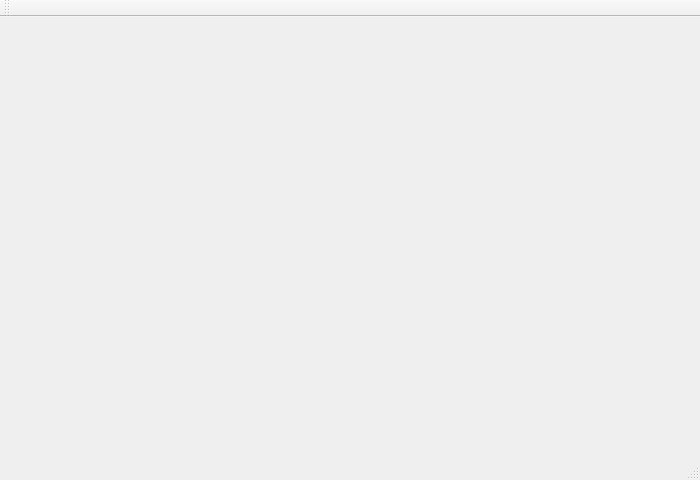
<?xml version="1.0" encoding="UTF-8"?>
<ui version="4.0">
 <class>MainWindow</class>
 <widget class="QMainWindow" name="MainWindow">
  <property name="geometry">
   <rect>
    <x>0</x>
    <y>0</y>
    <width>700</width>
    <height>480</height>
   </rect>
  </property>
  <property name="windowTitle">
   <string>MainWindow</string>
  </property>
  <widget class="QWidget" name="centralWidget">
   <widget class="QLabel" name="scoreDec">
    <property name="geometry">
     <rect>
      <x>0</x>
      <y>160</y>
      <width>701</width>
      <height>291</height>
     </rect>
    </property>
    <property name="styleSheet">
     <string notr="true">border-image: url(:/img/images/mob.png);</string>
    </property>
    <property name="text">
     <string/>
    </property>
   </widget>
   <widget class="QLabel" name="highestImg">
    <property name="geometry">
     <rect>
      <x>150</x>
      <y>90</y>
      <width>171</width>
      <height>121</height>
     </rect>
    </property>
    <property name="styleSheet">
     <string notr="true">border-image: url(:/img/images/resultmark_newrecord.png);</string>
    </property>
    <property name="text">
     <string/>
    </property>
   </widget>
  </widget>
  <widget class="QMenuBar" name="menuBar">
   <property name="geometry">
    <rect>
     <x>0</x>
     <y>0</y>
     <width>700</width>
     <height>21</height>
    </rect>
   </property>
  </widget>
  <widget class="QToolBar" name="mainToolBar">
   <attribute name="toolBarArea">
    <enum>TopToolBarArea</enum>
   </attribute>
   <attribute name="toolBarBreak">
    <bool>false</bool>
   </attribute>
  </widget>
  <widget class="QStatusBar" name="statusBar"/>
 </widget>
 <layoutdefault spacing="6" margin="11"/>
 <resources/>
 <connections/>
</ui>
